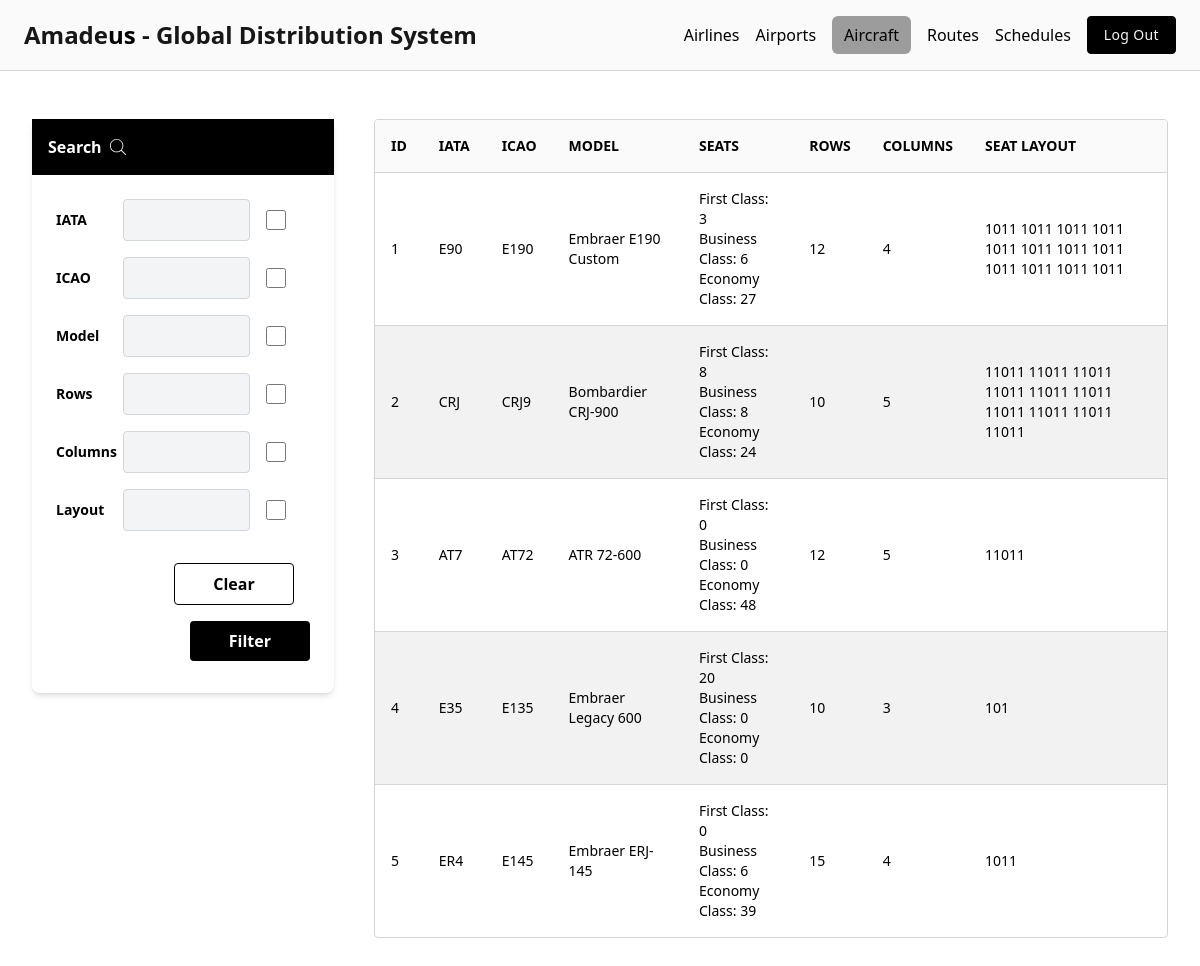
Page /aircraft (signed in) on the committed database.
### tables this page shows
CREATE TABLE IF NOT EXISTS `aircraft` (
  `id` int NOT NULL AUTO_INCREMENT,
  `iata` varchar(3) NOT NULL,
  `icao` varchar(4) NOT NULL,
  `model` varchar(100) NOT NULL,
  `seats_f` int NOT NULL DEFAULT '0',
  `seats_c` int NOT NULL DEFAULT '0',
  `seats_y` int NOT NULL DEFAULT '0',
  `rows` int DEFAULT NULL,
  `columns` int DEFAULT NULL,
  `layout` text,
  PRIMARY KEY (`id`)
);

### Http/controllers/aircraft/index.php (called while the page is built, shortened)
<?php
$db = App::resolve(Database::class);
$aircraft = $db->query("SELECT * FROM aircraft")->get();
require base_path('Http/views/aircraft/index.view.php');

### public/index.php (called while the page is built, shortened)
<?php
require BASE_PATH . "Core/functions.php";
require base_path("bootstrap.php");
$router = new Router();
$uri = parse_url($_SERVER['REQUEST_URI'], PHP_URL_PATH);
$method = $_POST['_method'] ?? $_SERVER['REQUEST_METHOD'];
try {
    $router->route($uri, $method);
} catch (ValidationException $exception) {
    Session::flash('errors', $exception->errors);
    Session::flash('old', $exception->old);
    redirect($router->previous_url());
}

### Core/Container.php (called while the page is built, shortened)
<?php
class Container
{
    protected $binds = [];
    public function bind($key, $resolver): void
    {
        $this->binds[$key] = $resolver;
    }
    public function resolve($key)
    {
        $resolver = $this->binds[$key];
        return call_user_func($resolver);
    }
}

### Core/functions.php (called while the page is built, shortened)
<?php
function base_path($path): string
{
    return BASE_PATH . $path;
}

### config.php (called while the page is built)
<?php
return [
    'database' => [
        'host' => $_ENV['DATABASE_HOSTNAME'],
        'port' => $_ENV['DATABASE_PORT'],
        'dbname' => $_ENV['DATABASE_NAME'],
        'charset' => $_ENV['DATABASE_CHARSET'],
    ],
];

### bootstrap.php (called while the page is built, shortened)
<?php
$container = new Container();
$container->bind('config', function () {
    return require base_path("config.php");
});
$container->bind('Core\Database', function () {
    $config = require base_path("config.php");
    return new Database($config['database'], $_ENV['DATABASE_USERNAME'], $_ENV['DATABASE_PASSWORD']);
});

### Core/Database.php (called while the page is built, shortened)
<?php
class Database {
    public $connection;
    public $statement;
    public function __construct($config, $username = 'root', $password = '')
    {
        $dsn = 'mysql:' . http_build_query($config, '', ';');
        $this->connection = new PDO($dsn, $username, $password, [
            PDO::ATTR_DEFAULT_FETCH_MODE => PDO::FETCH_ASSOC
        ]);
    }
    public function query($query, $params = []): static
    {
        $this->statement = $this->connection->prepare($query);
        $this->statement->execute($params);
        return $this;
    }
    public function get()
    {
        return $this->statement->fetchAll();
    }
}

### Core/App.php (called while the page is built, shortened)
<?php
class App
{
    protected static $container;
    public static function setContainer($container): void
    {
        static::$container = $container;
    }
    public static function resolve($key)
    {
        return static::$container->resolve($key);
    }
}

### Http/views/aircraft/index.view.php (the view, shortened to what this page needs)
<?php
require base_path('Http/views/partials/head.php');
require base_path('Http/views/partials/nav.php');
?>
<main x-data="{showDeleteModal: false, deleteId: null, showUpdateModal: false, editData: null}"
    class="h-full w-full flex justify-center gap-x-10 font-bold p-8">
    <?php require base_path('Http/views/partials/filter.php') ?>
    <div class="flex flex-col gap-y-4 w-full">
        <div class="overflow-auto w-full h-fit mb-12 rounded-sm border border-neutral-300 dark:border-neutral-700">
            <table id="aircraftTable" class="w-full font-medium text-left text-sm text-black dark:text-black">
                <thead class="border-b border-neutral-300 bg-neutral-50 text-sm text-black dark:border-neutral-700 dark:bg-neutral-900 dark:text-white">
                    <tr>
                        <th scope="col" class="p-4">ID</th>
                        <th scope="col" class="p-4">IATA</th>
                        <th scope="col" class="p-4">ICAO</th>
                        <th scope="col" class="p-4">MODEL</th>
                        <th scope="col" class="p-4">SEATS</th>
                        <th scope="col" class="p-4">ROWS</th>
                        <th scope="col" class="p-4">COLUMNS</th>
                        <th scope="col" class="p-4">SEAT LAYOUT</th>
                    </tr>
                </thead>
                <tbody class="divide-y divide-neutral-300 dark:divide-neutral-700">
                    <?php foreach ($aircraft as $plane) : ?>
                        <tr class="even:bg-black/5 dark:even:bg-white/10">
                            <td class="p-4" data-field="id"><?= $plane['id'] ?? 'N/A' ?></td>
                            <td class="p-4" data-field="iata"><?= $plane['iata'] ?? 'N/A' ?></td>
                            <td class="p-4" data-field="icao"><?= $plane['icao'] ?? 'N/A' ?></td>
                            <td class="p-4" data-field="model"><?= $plane['model'] ?? 'N/A' ?></td>
                            <td class="p-4">
                                <p>First Class: <?= $plane['seats_f'] ?? 'N/A' ?></p>
                                <p>Business Class: <?= $plane['seats_c'] ?? 'N/A' ?></p>
                                <p>Economy Class: <?= $plane['seats_y'] ?? 'N/A' ?></p>
                            </td>
                            <td class="p-4" data-field="rows"><?= $plane['rows'] ?? 'N/A' ?></td>
                            <td class="p-4" data-field="columns"><?= $plane['columns'] ?? 'N/A' ?></td>
                            <td class="p-4" data-field="layout"><?= $plane['layout'] ?? 'N/A' ?></td>
                        </tr>
                    <?php endforeach; ?>
                </tbody>
            </table>
        </div>
    </div>
</main
    <?php
    require base_path('Http/views/partials/footer.php');
    ?>

### Core/Router.php (shortened to what this page needs)
<?php
class Router
{
    protected array $routes = [];
    public function add_routes($uri, $controller, $method): static
    {
        $this->routes[] = [
            'uri' => $uri,
            'controller' => $controller,
            'method' => $method,
            'middleware' => null,
        ];
        return $this;
    }
    public function only($key): static
    {
        $this->routes[array_key_last($this->routes)]['middleware'] = $key;
        return $this;
    }
    public function route($uri, $method)
    {
        foreach ($this->routes as $route) {
            if ($route['uri'] === $uri && $route['method'] === strtoupper($method)) {
                return require base_path("/Http/controllers/" . $route['controller']);
            }
        }
    }
}

### rows in the picture
aircraft: id "1", iata "E90", icao "E190", model "Embraer E190 Custom", seats_f "3", seats_c "6", seats_y "27", rows "12", columns "4", layout "1011 1011 1011 1011 1011 1011 1011 1011 1011 1011 1011 1011"
aircraft: id "2", iata "CRJ", icao "CRJ9", model "Bombardier CRJ-900", seats_f "8", seats_c "8", seats_y "24", rows "10", columns "5", layout "11011 11011 11011 11011 11011 11011 11011 11011 11011 11011"
aircraft: id "3", iata "AT7", icao "AT72", model "ATR 72-600", seats_f "0", seats_c "0", seats_y "48", rows "12", columns "5", layout "11011"
aircraft: id "4", iata "E35", icao "E135", model "Embraer Legacy 600", seats_f "20", seats_c "0", seats_y "0", rows "10", columns "3", layout "101"
aircraft: id "5", iata "ER4", icao "E145", model "Embraer ERJ-145", seats_f "0", seats_c "6", seats_y "39", rows "15", columns "4", layout "1011"
